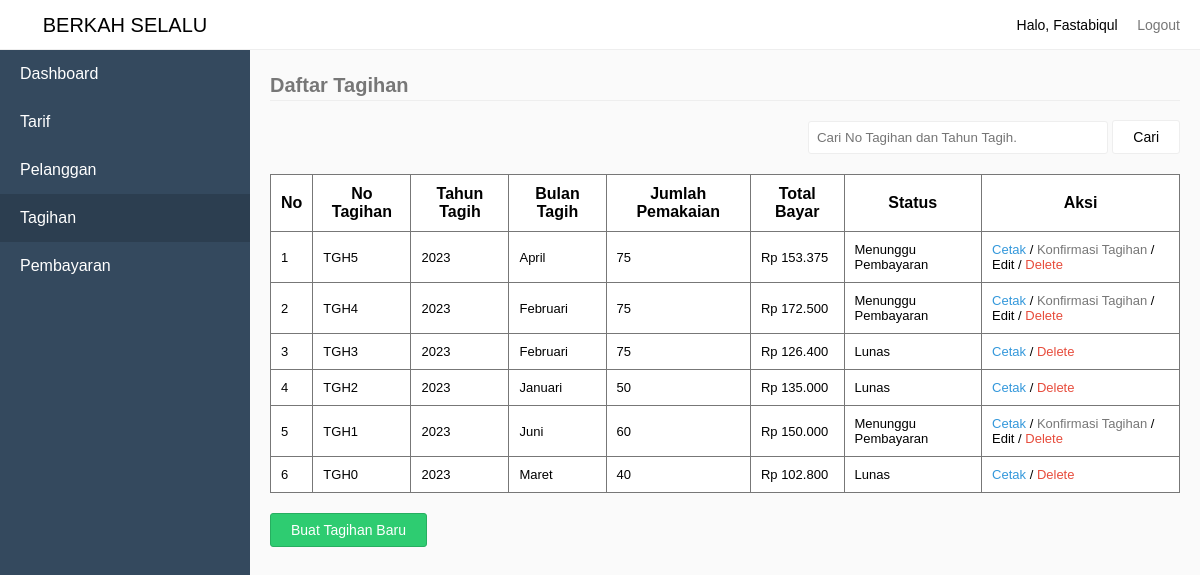
The page /index.php?pages=tagihan (signed in) on the database its author committed.
### tables this page shows
CREATE TABLE `tb_tagihan` (
  `KodeTagihan` int(11) NOT NULL,
  `NoTagihan` varchar(50) NOT NULL,
  `NoPelanggan` varchar(50) NOT NULL,
  `TahunTagih` int(50) NOT NULL,
  `BulanTagih` varchar(50) NOT NULL,
  `JumlahPemakaian` varchar(50) NOT NULL,
  `TotalBayar` double(50,0) NOT NULL,
  `Status` varchar(50) NOT NULL
);

### sources/tagihan.php (the view, shortened to what this page needs)
<?php
	require_once "sources/HeaderFooter/header.php";
	if($data['Level'] == "Pelanggan") {
		$NoPelanggan = $data['Username'];
		if(isset($_GET['q'])) {
			$q = mysqli_real_escape_string($connect, $_GET['q']);
			$selectTarif = mysqli_query($connect, "SELECT * FROM tb_tagihan WHERE NoPelanggan='$NoPelanggan' AND NoTagihan LIKE '%$q%' OR TahunTagih LIKE '%$q%'  ORDER BY KodeTagihan DESC");
		} else {
			$selectTarif = mysqli_query($connect, "SELECT * FROM tb_tagihan WHERE NoPelanggan='$NoPelanggan' ORDER BY KodeTagihan DESC");
		}
	} else {
		if(isset($_GET['q'])) {
			$q = mysqli_real_escape_string($connect, $_GET['q']);
			$selectTarif = mysqli_query($connect, "SELECT * FROM tb_tagihan WHERE NoTagihan LIKE '%$q%' OR TahunTagih LIKE '%$q%' ORDER BY KodeTagihan DESC");
		} else {
			$selectTarif = mysqli_query($connect, "SELECT * FROM tb_tagihan ORDER BY KodeTagihan DESC");
		}
	}
?>
<form action="index.php" method="GET">
	<div class="pull-right" style="margin-bottom:20px;margin-top:50px;">
		<input type="text" name="q" class="input" placeholder="Cari No Tagihan dan Tahun Tagih." style="width:300px;" <?php echo isset($_GET['q']) ? "value='".$_GET['q']."'": ''; ?>>
		<button type="submit" class="btn btn-default">Cari</button>
	</div>
</form>
<legend>Daftar Tagihan</legend>
<?php
	if(mysqli_num_rows($selectTarif) > 0) {
?>
<table style="border-collapse: collapse;" border="1">
	<tr>
		<th>No</th>
		<th>No Tagihan</th>
		<th>Tahun Tagih</th>
		<th>Bulan Tagih</th>
		<th>Jumlah Pemakaian</th>
		<th>Total Bayar</th>
		<th>Status</th>
		<th>Aksi</th>
	</tr>
	<?php
		$No = 1;
		while($row = mysqli_fetch_assoc($selectTarif)) {
			$msg = "Apakah anda yakin ingin menghapus No Tagihan ".$row['NoTagihan'];
	?>
	<tr>
		<td><?php echo $No; ?></td>
		<td><?php echo $row['NoTagihan']; ?></td>
		<td><?php echo $row['TahunTagih']; ?></td>
		<td>
			<?php
				$bulan = [
					1 => 'Januari',
					2 => 'Februari',
					3 => 'Maret',
					4 => 'April',
					5 => 'Mei',
					6 => 'Juni',
					7 => 'Juli',
					8 => 'Agustus',
					9 => 'September',
					10 => 'Oktober',
					11 => 'November',
					12 => 'Desember',
				];
				echo $bulan[$row['BulanTagih']];
			?>
		</td>
		<td><?php echo $row['JumlahPemakaian']; ?></td>
		<td><?php echo "Rp ".number_format($row['TotalBayar'], 0, '', '.'); ?></td>
		<td>
			<?php
				if($row['Status'] == 0) {
					echo "Menunggu Pembayaran";
				} else if($row['Status'] == 1) {
					echo "Menunggu Konfirmasi";
				} else {
					echo "Lunas";
				}
			?>
		</td>
		<td>
			<a href="index.php?pages=cetaktagihan&amp;NoPelanggan=<?php echo $row['NoPelanggan']; ?>&amp;NoTagihan=<?php echo $row['NoTagihan']; ?>">Cetak</a>
			<?php
				if($row['Status'] != 2) {
			?>
			/ <a href="index.php?pages=inputpembayaran&KodeTagihan=<?php echo $row['KodeTagihan']; ?>" style="color: #777;">Konfirmasi Tagihan</a>
			<?php
				}
				if($data['Level'] == "Admin" || $data['Level'] == "Petugas") {
					if($row['Status'] != 2) {
			?>
			/ <a href="index.php?pages=edittagihan&NoTagihan=<?php echo $row['NoTagihan']; ?>" style="color: #000;">Edit</a>
			<?php
				}
			?> / <a href="index.php?process=deletetagihan&NoTagihan=<?php echo $row['NoTagihan']; ?>" onclick="return deleteAlert('<?php echo $msg; ?>')">Delete</a>
			<?php
				}
			?>
		</td>
	</tr>
	<?php
			$No++;
		}
	?>
</table>
<?php
	if($data['Level'] != "Pelanggan") {
?>
<a href="index.php?pages=pilih-pelanggan" class="button-group">
	<button type="button" class="btn btn-success">Buat Tagihan Baru</button>
</a>
<?php
	}
?>
<?php
	} else {
		if(isset($_GET['q'])) {
			echo "<div style='margin-top:80px;text-align:center;'>Pencarian dengan kata kunci '".$_GET['q']."' tidak ditemukan.<div>";
		} else {
			echo "<div style='margin-top:80px;text-align:center;'>Data Tagihan Tidak ada</div>";
		}
	}
	require_once "sources/HeaderFooter/footer.php";

### sources/HeaderFooter/header.php (shortened to what this page needs)
<!DOCTYPE html>
<html>
<head>
	<link rel="stylesheet" type="text/css" href="assets/style.css">
</head>
<body>
	<div class="navbar">
		<div class="pull-right">
			<li class="loggedAs">Halo, <?php echo $data['NamaLengkap']; ?></li>
			<li><a href="index.php?process=logout">Logout</a></li>
		</div>
	</div>
	<div class="sidebar">
		<li class="brand">
			<a href="">BERKAH SELALU</a>
		</li>
		<?php
			if($data['Level'] == "Pelanggan") {
		?>
		<li><a href="index.php?pages=home-pelanggan">Dashboard</a></li>
		<li><a href="index.php?pages=tagihan" <?php echo $_GET['pages'] == "tagihan" ? 'class="active"': ''; ?>>Tagihan</a></li>
		<li><a href="index.php?pages=pembayaran" <?php echo $_GET['pages'] == "pembayaran" ? 'class="active"': ''; ?>>Pembayaran</a></li>
		<?php
			} else {
		?>
		<li><a href="index.php?pages=home-admin">Dashboard</a></li>
		<li><a href="index.php?pages=tarif" <?php echo $_GET['pages'] == "tarif" ? 'class="active"': ''; ?>>Tarif</a></li>
		<li><a href="index.php?pages=pelanggan" <?php echo $_GET['pages'] == "pelanggan" ? 'class="active"': ''; ?>>Pelanggan</a></li>
		<li><a href="index.php?pages=tagihan" <?php echo $_GET['pages'] == "tagihan" ? 'class="active"': ''; ?>>Tagihan</a></li>
		<li><a href="index.php?pages=pembayaran" <?php echo $_GET['pages'] == "pembayaran" ? 'class="active"': ''; ?>>Pembayaran</a></li>
		<?php
			}
		?>
	</div>
	<div class="content">

### assets/style.css (style rules this page uses)
* { padding:0; margin:0; box-sizing: border-box; font-family: sans-serif; }
legend { border-bottom: 1px solid #eee; line-height: 30px; margin-bottom: 20px; font-size: 20px; font-weight: bold; color: #777; }
body { background-color: #fafafa; }
li { list-style: none; }
table { border-collapse: collapse; border: 1px solid #777; width:100%; background-color: #fff; margin-bottom: 20px; }
table td { font-size: 13px; }
table tr > td:last-child a { text-decoration: none; }
table tr > td:last-child a:last-child { color: #E74C3C; }
table tr > td:last-child a:first-child { color: #3498DB; }
table td, th { border: 1px solid #777; padding: 10px; }
.navbar { height: 50px; background-color: #fff; border-bottom: 1px solid #eee; line-height: 50px; padding:0 20px; position: fixed; width:100%; top:0; z-index: 1; }
.navbar li { display: inline-block; }
.navbar .loggedAs { font-size: 14px; display: inline-block; }
.navbar li > a { padding-left:15px; text-decoration: none; color: #777; font-size: 14px; }
.pull-right { float:right; }
.sidebar { background-color: #34495E; width:250px; height:100%; position: fixed; top:0; left:0; z-index:2; }
.sidebar .brand { height:50px; background-color: #fff; border-bottom: 1px solid #eee; line-height: 20px; text-align: center; font-size: 20px; }
.sidebar .brand a { padding: 15px 20px; display: block; color: #000; text-decoration: none; }
.sidebar li:not(.brand) > a { padding: 15px 20px; display: block; color: #fff; text-decoration: none; }
.sidebar li:not(.brand) > a:hover, .sidebar li:not(.brand) > a.active { padding: 15px 20px; display: block; color: #fff; text-decoration: none; background-color: #2C3E50; }
div.content { margin-left:270px; margin-top: 70px; margin-right:20px; }
.input { padding: 8px; border: 1px solid #eee; border-radius: 3px; }
.btn { background-color: #fff; border: 1px solid #eee; padding: 8px 20px; border-radius:3px; cursor: pointer; font-size: 14px; }
.btn-default { background-color: #fff; }
.btn-success { background-color: #2ECC71; border: 1px solid #27AE60; color: #fff; }
.button-group { text-decoration: none; }

### rows shown on the page
tb_tagihan: NoTagihan "TGH5", TahunTagih "2023", BulanTagih "April", JumlahPemakaian "75", TotalBayar "153.375", Status "Menunggu Pembayaran"
tb_tagihan: NoTagihan "TGH4", TahunTagih "2023", BulanTagih "Februari", JumlahPemakaian "75", TotalBayar "172.500", Status "Menunggu Pembayaran"
tb_tagihan: NoTagihan "TGH3", TahunTagih "2023", BulanTagih "Februari", JumlahPemakaian "75", TotalBayar "126.400", Status "Lunas"
tb_tagihan: NoTagihan "TGH2", TahunTagih "2023", BulanTagih "Januari", JumlahPemakaian "50", TotalBayar "135.000", Status "Lunas"
tb_tagihan: NoTagihan "TGH1", TahunTagih "2023", BulanTagih "Juni", JumlahPemakaian "60", TotalBayar "150.000", Status "Menunggu Pembayaran"
tb_tagihan: NoTagihan "TGH0", TahunTagih "2023", BulanTagih "Maret", JumlahPemakaian "40", TotalBayar "102.800", Status "Lunas"

### other values the page prints
$data['NamaLengkap'] "Fastabiqul"
